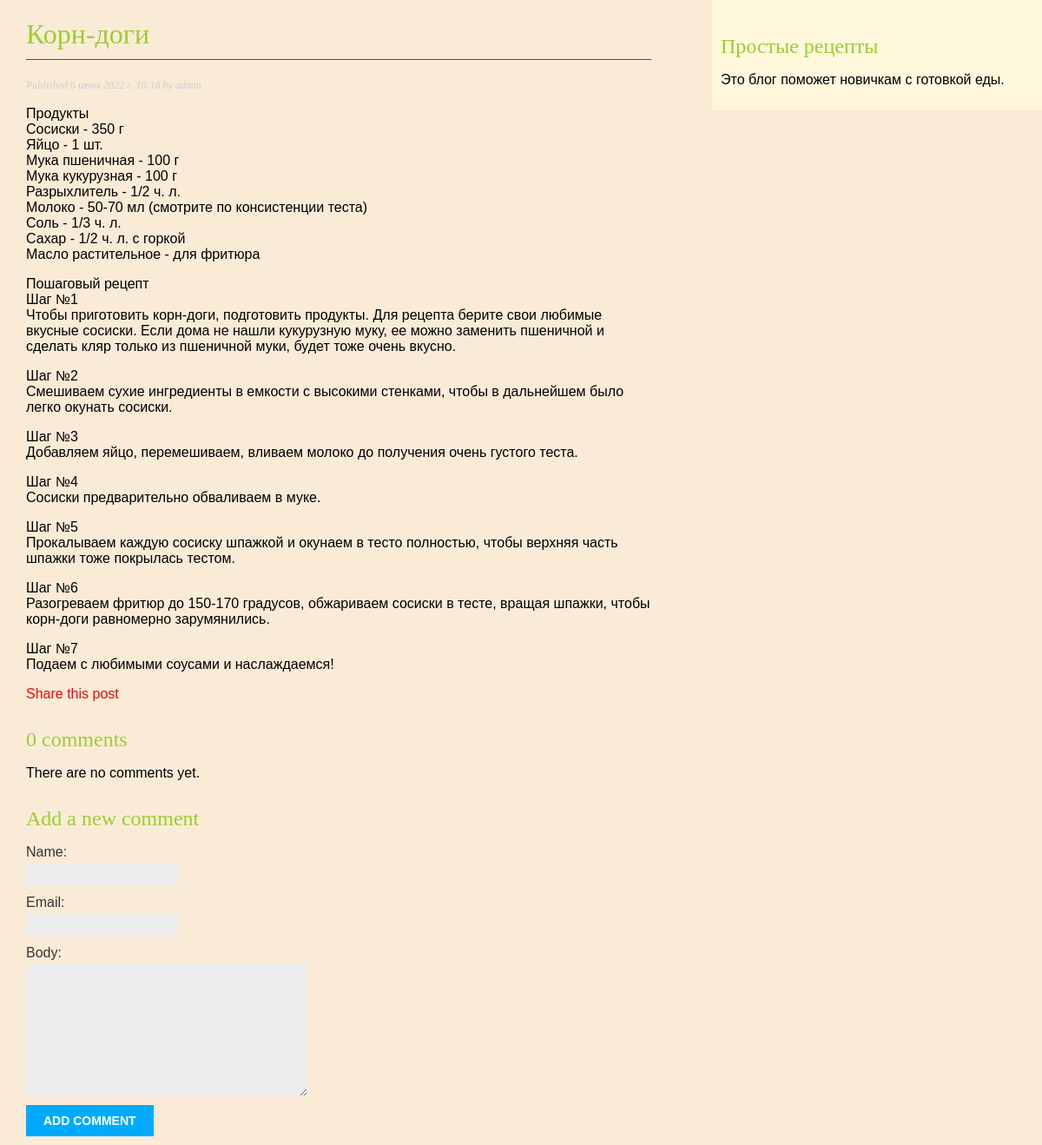
/blog/2022/6/6/korn-dogi/, run on the app's committed database.
### blog/models.py (models this page shows, shortened)
class Post(models.Model):
    class Status(models.TextChoices):
        DRAFT = 'DF', 'Draft'
        PUBLISHED = 'PB', 'Published'
    title = models.CharField(max_length=250)
    slug = models.SlugField(max_length=250,
                            unique_for_date='publish')
    author = models.ForeignKey(User,
                               on_delete=models.CASCADE,
                               related_name='blog_posts')
    body = models.TextField()
    publish = models.DateTimeField(default=timezone.now)
    created = models.DateTimeField(auto_now_add=True)
    updated = models.DateTimeField(auto_now=True)
    status = models.CharField(max_length=2,
                              choices=Status.choices,
                              default=Status.DRAFT)
    objects = models.Manager() # The default manager.
    published = PublishedManager() # Our custom manager.
    class Meta:
        ordering = ['-publish']
        indexes = [
            models.Index(fields=['-publish']),
        ]

### blog/views.py (the view)
def post_detail(request, year, month, day, post):
    post = get_object_or_404(Post,
                             status=Post.Status.PUBLISHED,
                             slug=post,
                             publish__year=year,
                             publish__month=month,
                             publish__day=day)
    comments = post.comments.filter(active=True)
    form = CommentForm()
    return render(request,
                  'blog/post/detail.html',
                  {'post': post,
                   'comments': comments,
                   'form': form})

### blog/forms.py
class CommentForm(forms.ModelForm):
    class Meta:
        model = Comment
        fields = ['name', 'email', 'body']

### blog/templates/blog/post/detail.html (shortened to what this page needs)
{% extends "blog/base.html" %}
{% block content %}
  <h1>{{ post.title }}</h1>
  <p class="date">
    Published {{ post.publish }} by {{ post.author }}
  </p>
  {{ post.body|linebreaks }}
  <p>
    <a href="{% url "blog:post_share" post.id %}">
      Share this post
    </a>
  </p>
  {% with comments.count as total_comments %}
    <h2>
      {{ total_comments }} comment{{ total_comments|pluralize }}
    </h2>
  {% endwith %}
  {% for comment in comments %}
    <div class="comment">
      <p class="info">
        Comment {{ forloop.counter }} by {{ comment.name }}
        {{ comment.created }}
      </p>
      {{ comment.body|linebreaks }}
    </div>
  {% empty %}
    <p>There are no comments yet.</p>
  {% endfor %}
  {% include "blog/post/includes/comment_form.html" %}
{% endblock %}

### blog/static/css/blog.css (style rules this page uses)
body { margin:0; padding:0; font-family:helvetica, sans-serif; background-color: antiquewhite; }
a { color: red; text-decoration:none; }
h1 { color: yellowgreen; font-family : Comic Sans MS, Comic Sans, cursive; font-weight:normal; border-bottom:1px solid red; padding:0 0 10px 0; }
h2 { color: yellowgreen; font-family : Comic Sans MS, Comic Sans, cursive; font-weight:normal; margin:30px 0 0; }
p.date { color:#ccc; font-family: georgia, serif; font-size: 12px; font-style: italic; }
label { float:left; clear:both; color:#333; margin-bottom:4px; }
input, textarea { clear:both; float:left; margin:0 0 10px; background:#ededed; border:0; padding:6px 10px; font-size:12px; }

### data on the page
Post: title "Корн-доги", publish "6 июня 2022 г. 10:18", author "admin", body "Продукты Сосиски - 350 г Яйцо - 1 шт. Мука пшеничная - 100 г Мука кукурузная - 100 г Разрыхлитель - 1/2 ч. л. Молоко - 50-70 мл (смотрите по консистенции теста) Соль - 1/3 ч. л. Сахар - 1/2 ч. л. с горкой Масло растительное - для фритюра Пошаговый рецепт Шаг №1 Чтобы приготовить корн-доги, подготовить продукты. Для рецепта берите свои любимые вкусные сосиски. Если дома не нашли кукурузную муку, ее можно заменить пшеничной и сделать кляр только из пшеничной муки, будет тоже очень вкусно. Шаг №2 Смешиваем сухие ингредиенты в емкости с высокими стенками, чтобы в дальнейшем было легко окунать сосиски. Шаг №3 Добавляем яйцо, перемешиваем, вливаем молоко до получения очень густого теста. Шаг №4…"

### other printed values
{{ total_comments }} "0"
